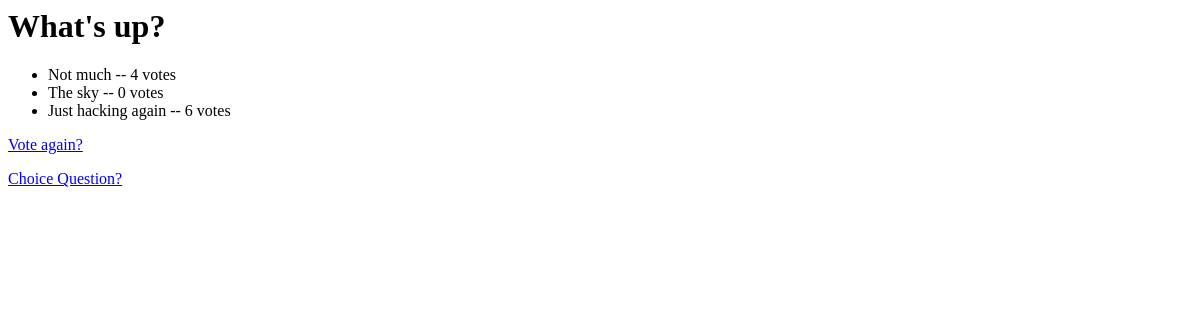
/polls/1/results/, run on an earlier commit of the app's database.
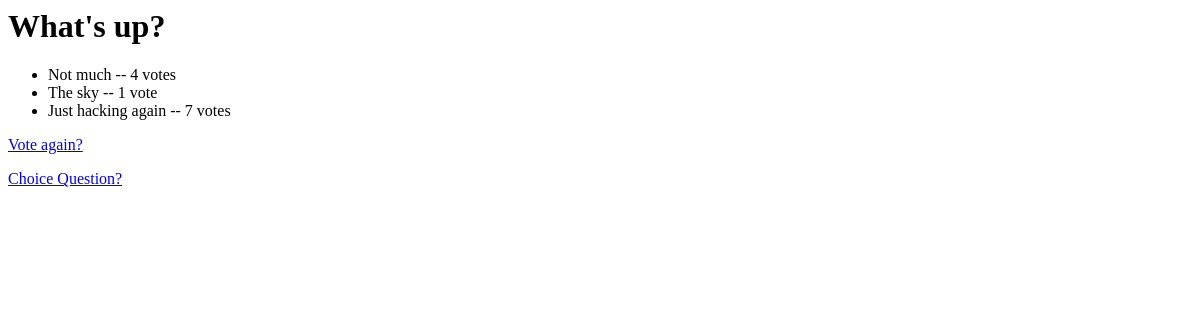
And on a later commit of the database.
### polls/models.py (models this page shows, shortened)
class Question(models.Model):
    question_text = models.CharField(max_length = 200)
    pub_date = models.DateTimeField("date published")
    def was_published_recently(self):
        return self.pub_date >= timezone.now() - datetime.timedelta(days = 1)
    was_published_recently.admin_order_field = 'pub_date'
    was_published_recently.boolean = True
    was_published_recently.short_description = 'Published recently?'

class Choice(models.Model):
    question = models.ForeignKey(Question, on_delete = models.CASCADE)
    choice_text = models.CharField(max_length = 200)
    votes = models.IntegerField(default = 0)

### polls/views.py (the view)
# urls.py: path('<int:pk>/results/',views.ResultsView.as_view(), name = 'results'),
class ResultsView(generic.DetailView):
    model = Question
    template_name = "polls/results.html"

### polls/templates/polls/results.html
<h1>{{ question.question_text }}</h1>
<ul>
    {% for choice in question.choice_set.all %}
    <li>{{ choice.choice_text }} -- {{ choice.votes }} vote{{ choice.votes|pluralize }}</li>
    {% endfor %}
</ul>
<p><a href="{% url 'polls:detail' question.id %}">Vote again?</a></p>
<p><a href="{% url 'polls:index'%}">Choice Question?</a></p>

What changed in the data, as far as the page shows it:
changed Choice "The sky": votes "0" → "1"
changed Choice "Just hacking again": votes "6" → "7"
